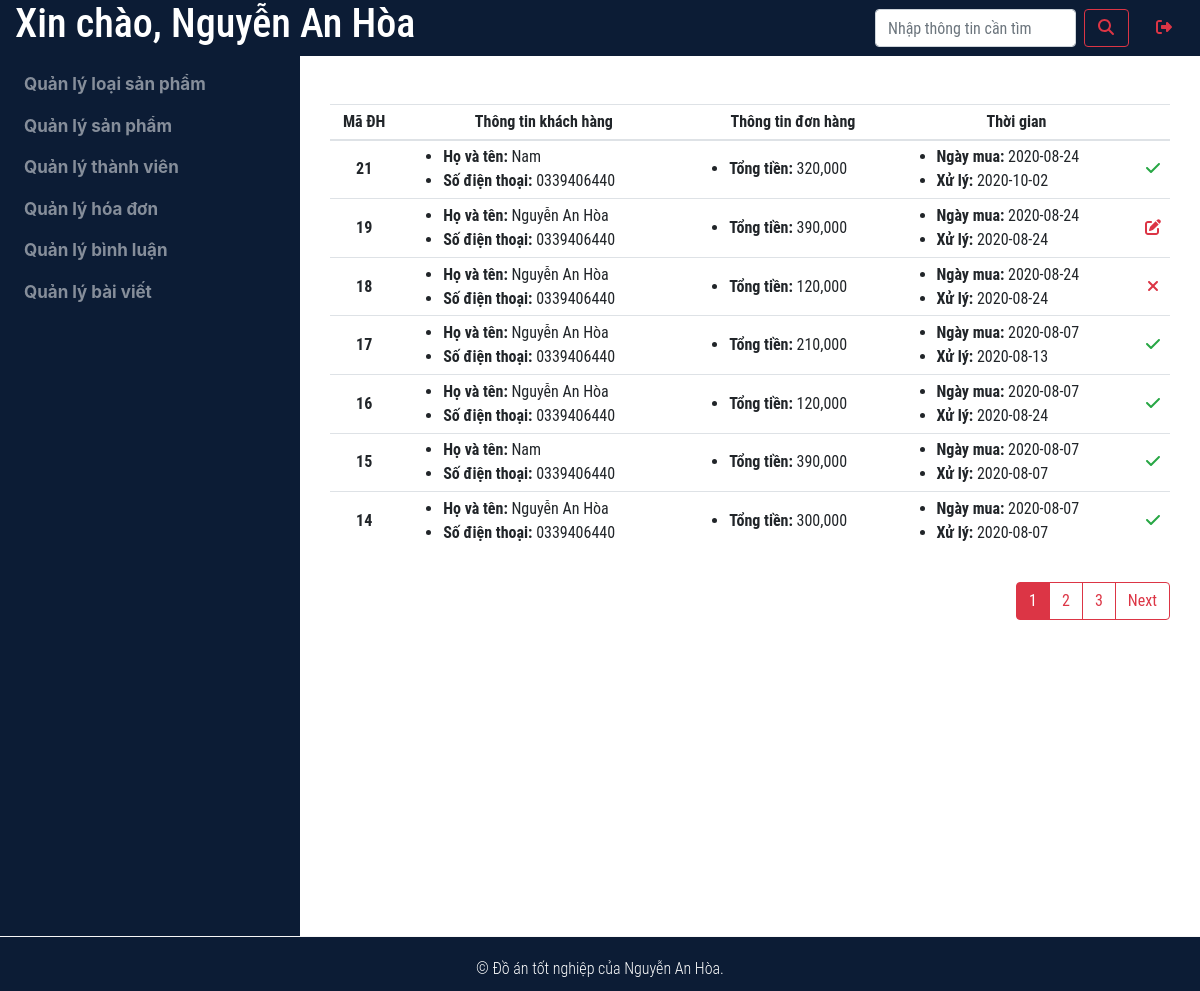
The app's page /doanadmin/views/index.php?manage=bill&ac=list (signed in) with its own data.
### tables this page shows
CREATE TABLE `cart` (
  `id_cart` int(11) NOT NULL,
  `id_user` int(11) NOT NULL,
  `name` varchar(250) NOT NULL,
  `phone` varchar(20) NOT NULL,
  `email` varchar(250) NOT NULL,
  `address` varchar(250) NOT NULL,
  `payments` tinyint(4) NOT NULL,
  `totalPrice` float NOT NULL,
  `content` varchar(250) NOT NULL,
  `status` tinyint(4) NOT NULL,
  `dateCreated` timestamp NOT NULL DEFAULT current_timestamp(),
  `dateUpdate` timestamp NOT NULL DEFAULT current_timestamp()
);

### doanadmin/modules/managecart/list.php (the view, shortened to what this page needs)
<?php
    $sql_list = "SELECT
                    count(`id_cart`) as total
                FROM
                    `cart`, `user`
                WHERE
                    `user`.`id` = `cart`.`id_user`
                ORDER BY `cart`.`id_cart` DESC";
    $result = mysqli_query($conn, $sql_list);
    $row = mysqli_fetch_assoc($result);
    $total_records = $row['total'];
    $current_page = isset($_GET['page']) ? $_GET['page'] : 1;
    $limit = 7;
    $total_page = ceil($total_records / $limit);
    $start = ($current_page - 1) * $limit;
    $result = mysqli_query($conn, "SELECT
                                        *
                                    FROM
                                        `cart`
                                    ORDER BY `cart`.`id_cart` DESC
                                    LIMIT $start, $limit ");
?>
<section>
    <div class="container mt-5 mb-5 font-roboto">
        <div>
            <table class="table table-hover vertical-middle text-center table-sm">
                <thead>
                    <tr>
                    <th scope="col">Mã ĐH</th>
                    <th scope="col">Thông tin khách hàng</th>
                    <th scope="col">Thông tin đơn hàng</th>
                    <th scope="col">Thời gian</th>
                    <th colspan="2"></th>
                    </tr>
                </thead>
                <tbody>
                    <?php
                        while($list = mysqli_fetch_assoc($result)){
                    ?>
                    <tr class="">
                        <th scope="row">
                            <?php echo $list['id_cart'];?>
                        </th>
                        <td class="text-left">
                            <ul class="m-0">
                                <li>
                                    <strong>Họ và tên: </strong>
                                    <?php echo $list['name'];?>
                                </li>
                                <li>
                                    <strong>Số điện thoại: </strong>
                                    <?php echo $list['phone'];?>
                                </li>
                            </ul>
                        </td>
                        <td class="text-left p-0">
                            <ul class="m-0">
                                <li>
                                    <strong>Tổng tiền: </strong>
                                    <?php
                                        echo number_format($list['totalPrice']) ;
                                    ?>
                                </li>
                            </ul>
                        </td>
                        <td class="text-left p-0">
                            <ul class="m-0">
                                <li>
                                    <strong>Ngày mua: </strong>
                                    <?php
                                        $dateCreated = explode(' ', $list['dateCreated']);
                                        echo $dateCreated[0];
                                    ?>
                                </li>
                                <li>
                                    <strong>Xử lý: </strong>
                                    <?php
                                        $dateUpdate = explode(' ', $list['dateUpdate']);
                                        echo $dateUpdate[0];
                                    ?>
                                </li>
                            </ul>
                        </td>
                        <td>
                            <?php
                                if($list['status'] == 2){
                            ?>
                            <a class="text-danger" href="index.php?manage=bill&ac=view&id=<?php echo $list['id_cart'];?>" data-toggle="tooltip" data-placement="bottom" title="Xem hóa đơn">
                                <i class="fas fa-check text-success"></i>
                            </a>
                            <?php
                                }elseif($list['status'] == 1){
                            ?>
                            <a class="text-warning" href="index.php?manage=bill&ac=update&id=<?php echo $list['id_cart'];?>" data-toggle="tooltip" data-placement="bottom" title="Xem hóa đơn">
                                <i class="fas fa-retweet text-warning"></i>
                            </a>
                            <?php
                                }elseif($list['status'] == 3){
                            ?>
                            <a class="text-danger" href="index.php?manage=bill&ac=view&id=<?php echo $list['id_cart'];?>" data-toggle="tooltip" data-placement="bottom" title="Xem hóa đơn">
                                <i class="fas fa-times text-danger"></i>
                            </a>
                            <?php
                                }else{
                            ?>
                                <a class="text-danger" href="index.php?manage=bill&ac=update&id=<?php echo $list['id_cart'];?>" data-toggle="tooltip" data-placement="bottom" title="Sửa thông tin">
                                    <i class="fas fa-edit"></i>
                                </a>
                            <?php
                                }
                            ?>
                        </td>
                    </tr>
                    <?php
                        }
                    ?>
                </tbody>
            </table>
        </div>
        <div class="d-flex">
            <div class="btn-group mt-3 ml-auto" role="group" aria-label="Basic example">
                <?php
                    for ($i = 1; $i <= $total_page; $i++){
                        if ($i == $current_page){
                            echo '<a class="btn btn-outline-danger active" href="index.php?manage=bill&ac=list&page='.$i.'">'
                                    .$i.
                                '</a>';
                        }else{
                            echo '<a class="btn btn-outline-danger" href="index.php?manage=bill&ac=list&page='.$i.'">'
                                    .$i.
                                '</a>';
                        }
                    }
                    if ($current_page < $total_page && $total_page > 1){
                        echo '<a class="btn btn-outline-danger" href="index.php?manage=bill&ac=list&page='.($current_page+1).'">
                                Next
                            </a>';
                    }
                ?>
            </div>
        </div>
    </div>
</section>

### assets/css/style.css (style rules this page uses)
.font-roboto { font-family: 'Roboto Condensed', sans-serif; }
.vertical-middle th, .vertical-middle thead th, .vertical-middle td { vertical-align: middle; }

### records on screen
cart: id_cart "21", name "Nam", phone "0339406440", totalPrice "320,000", dateCreated "2020-08-24", dateUpdate "2020-10-02"
cart: id_cart "19", name "Nguyễn An Hòa", phone "0339406440", totalPrice "390,000", dateCreated "2020-08-24", dateUpdate "2020-08-24"
cart: id_cart "18", name "Nguyễn An Hòa", phone "0339406440", totalPrice "120,000", dateCreated "2020-08-24", dateUpdate "2020-08-24"
cart: id_cart "17", name "Nguyễn An Hòa", phone "0339406440", totalPrice "210,000", dateCreated "2020-08-07", dateUpdate "2020-08-13"
cart: id_cart "16", name "Nguyễn An Hòa", phone "0339406440", totalPrice "120,000", dateCreated "2020-08-07", dateUpdate "2020-08-24"
cart: id_cart "15", name "Nam", phone "0339406440", totalPrice "390,000", dateCreated "2020-08-07", dateUpdate "2020-08-07"
cart: id_cart "14", name "Nguyễn An Hòa", phone "0339406440", totalPrice "300,000", dateCreated "2020-08-07", dateUpdate "2020-08-07"

### other values on screen
$_SESSION['login'] "Nguyễn An Hòa"
